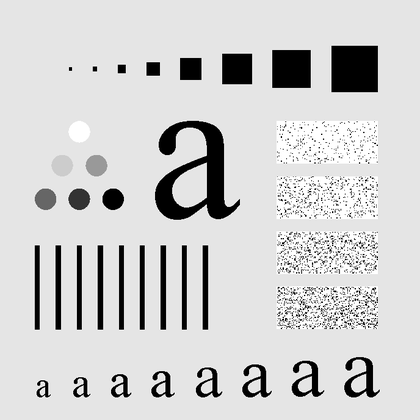
%> input picture Codes for Exercise 3/5.tif, 420 x 420 px, shrunk from 688 x 688 before the run
$ octave 7.2.m   (GNU Octave 9; MATLAB toolbox functions it lacks are replaced by stand-ins)
%> lines starting %> are read from the running program, lines starting %| are printed output that depends on the picture
%in barnamei baraye BUTTERWORTH HIGHPASS filter tasvir ast,
%BARAYE EJRAYE BARNAME HAME BARNAME RA ENTEKHAB KARDE(Ctrl+A & Ctrl+C)VA DAR Command
%Window MATLAB PASTE KONID VA MEGHDAR SHOAE D0 RA BEDAHID.
clc;
clear all;
close all;
%tasvire vorudi
IMG_In=imread('5.tif');
%> IMG_In is the input picture: size 420x420 uint8; min 0, max 255, mean 207.2

%butterworth filter
D0=input('shoaae D0 ra vared konid: ');%Cutoff frequenY
%> the answer given: 3
n=2;
[M,N] = size(IMG_In);
%> M = 420; N = 420
X = round(M/2); % find the center of the image
%> X = 210
Y = round (N/2);
%> Y = 210
IMG_F=fftshift(fft2(IMG_In));
H=zeros(M,N);
for i = 1 : M
    for j =1 : N
        D = sqrt((i-X).^2 + (j-Y).^ 2);
        H(i,j) = 1/(1+((D0/D).^(2*n)));
    end;
end;
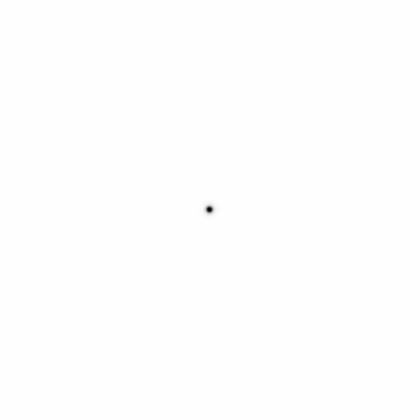
%> H: size 420x420 double; min 0, max 1, mean 1

G = (IMG_F .* H);
IMG_Out = abs(ifft2(1-G));
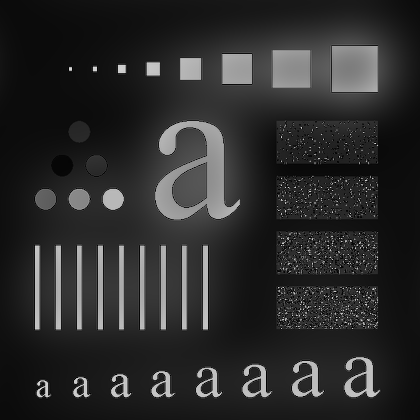
%> IMG_Out: size 420x420 double; min 0.127, max 218.2, mean 44.1

%tarsime tasavir
figure;
subplot(1,2,1);imshow(IMG_In);title('tasvire vorudi');
subplot(1,2,2);imshow(uint8(IMG_Out));title(['tasvire khoruji Butterworth lowpass filter ba D0 = ' num2str(D0)]);

$ run again, with Codes for Exercise 3/6.tif copied over Codes for Exercise 3/5.tif
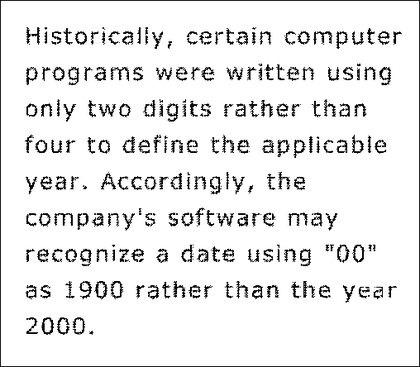
%> input picture Codes for Exercise 3/6.tif, 420 x 367 px, shrunk from 508 x 444 before the run
%> IMG_In is the input picture: size 367x420 uint8; min 0, max 255, mean 234.5
%> `IMG_Out = abs(ifft2(1-G));`:
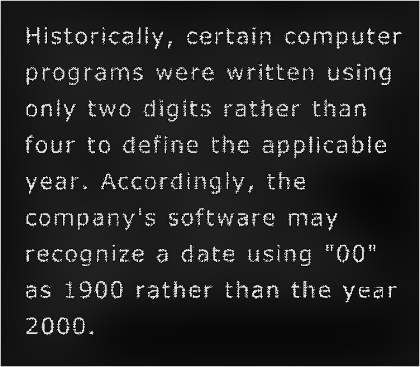
%> IMG_Out: size 367x420 double; min 0.0393, max 239, mean 36.7

$ run again, with Codes for Exercise 3/8.tif copied over Codes for Exercise 3/5.tif
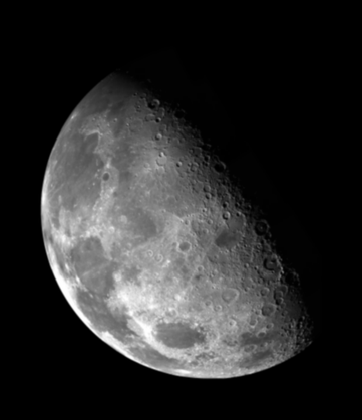
%> input picture Codes for Exercise 3/8.tif, 362 x 420 px, shrunk from 466 x 540 before the run
%> IMG_In is the input picture: size 420x362 uint8; min 0, max 254, mean 42.7
%> `IMG_Out = abs(ifft2(1-G));`:
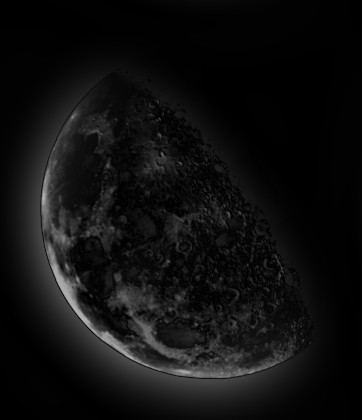
%> IMG_Out: size 420x362 double; min 0.00661, max 179.3, mean 15.8
